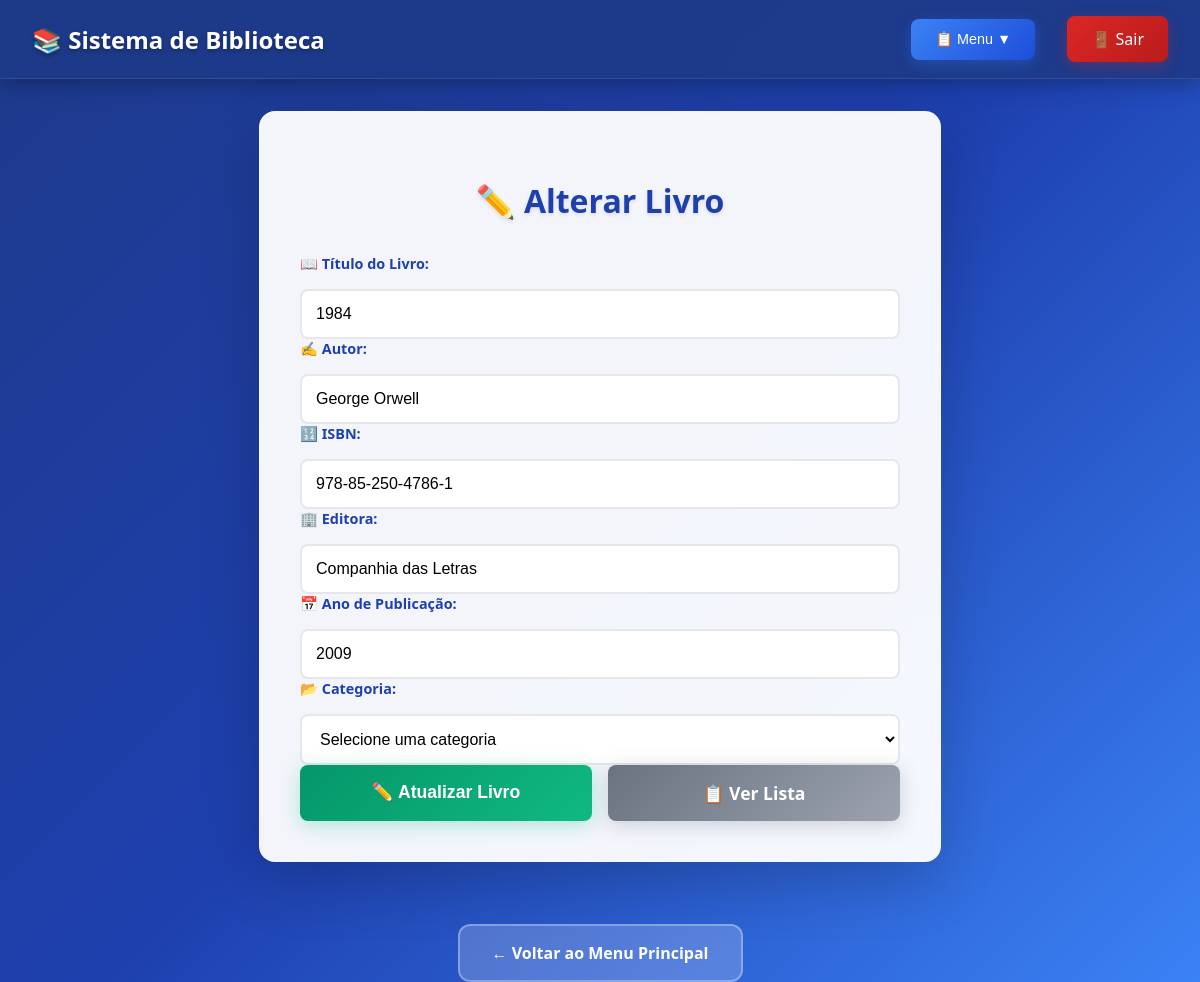
/alterar_produto.php?id_produto=3 (signed in), run on the app's committed database.
### tables this page shows
CREATE TABLE `produto` (
    id_produto INT AUTO_INCREMENT PRIMARY KEY,
    titulo VARCHAR(255) NOT NULL,
    autor VARCHAR(255) NOT NULL,
    isbn VARCHAR(20) UNIQUE,
    editora VARCHAR(100),
    ano_publicacao INT,
    categoria VARCHAR(50),
    data_cadastro TIMESTAMP DEFAULT CURRENT_TIMESTAMP
);

### alterar_produto.php (the view, shortened to what this page needs)
<?php
require_once 'conexao.php';
try {
    $pdo = new PDO('mysql:host=localhost;dbname=estoquebiblioteca', 'root', '');
    $pdo->setAttribute(PDO::ATTR_ERRMODE, PDO::ERRMODE_EXCEPTION);
} catch (PDOException $e) {
    die('Erro ao conectar ao banco de dados: ' . $e->getMessage());
}
$livro = null;
if (isset($_GET['id_produto'])) {
    $id = $_GET['id_produto'];
    $sql = "SELECT * FROM produto WHERE id_produto = :id_produto";
    $stmt = $pdo->prepare($sql);
    $stmt->bindParam(':id_produto', $id, PDO::PARAM_INT);
    $stmt->execute();
    $livro = $stmt->fetch(PDO::FETCH_ASSOC);
}
?>
<!DOCTYPE html>
<html lang="pt-BR">
<head>
</head>
<body>
    <header
        style="background: rgba(30, 58, 138, 0.95); backdrop-filter: blur(10px); padding: 1rem 2rem; box-shadow: 0 4px 20px rgba(0, 0, 0, 0.3); border-bottom: 1px solid rgba(255, 255, 255, 0.1);">
        <nav
            style="display: flex; justify-content: space-between; align-items: center; max-width: 1200px; margin: 0 auto;">
            <h1
                style="color: white; margin: 0; font-size: 1.5rem; font-weight: 600; text-shadow: 0 2px 4px rgba(0, 0, 0, 0.3);">
                📚 Sistema de Biblioteca
            </h1>
            <div style="display: flex; align-items: center; gap: 2rem;">
                <div style="position: relative; display: inline-block;">
                    <button onclick="toggleDropdown()"
                        style="background: linear-gradient(135deg, #3b82f6, #1d4ed8); color: white; border: none; padding: 0.75rem 1.5rem; border-radius: 8px; cursor: pointer; font-size: 0.9rem; font-weight: 500; transition: all 0.3s ease; box-shadow: 0 4px 15px rgba(59, 130, 246, 0.3);">
                        📋 Menu ▼
                    </button>
                </div>
                <a href="logout.php"
                    style="background: linear-gradient(135deg, #dc2626, #b91c1c); color: white; text-decoration: none; padding: 0.75rem 1.5rem; border-radius: 8px; font-weight: 500; transition: all 0.3s ease; box-shadow: 0 4px 15px rgba(220, 38, 38, 0.3);">
                    🚪 Sair
                </a>
            </div>
        </nav>
    </header>
    <main>
        <div class="container">
            <h2>✏️ Alterar Livro</h2>
            <?php if ($livro): ?>
                <form method="POST">
                    <div class="form-group">
                        <label for="titulo">📖 Título do Livro:</label>
                        <input type="text" id="titulo" name="titulo"
                            value="<?php echo htmlspecialchars($livro['titulo']); ?>" required>
                    </div>
                    <div class="form-group">
                        <label for="autor">✍️ Autor:</label>
                        <input type="text" id="autor" name="autor" value="<?php echo htmlspecialchars($livro['autor']); ?>"
                            required>
                    </div>
                    <div class="form-group">
                        <label for="isbn">🔢 ISBN:</label>
                        <input type="text" id="isbn" name="isbn" value="<?php echo htmlspecialchars($livro['isbn']); ?>"
                            required>
                    </div>
                    <div class="form-group">
                        <label for="editora">🏢 Editora:</label>
                        <input type="text" id="editora" name="editora"
                            value="<?php echo htmlspecialchars($livro['editora']); ?>" required>
                    </div>
                    <div class="form-group">
                        <label for="ano_publicacao">📅 Ano de Publicação:</label>
                        <input type="number" id="ano_publicacao" name="ano_publicacao"
                            value="<?php echo htmlspecialchars($livro['ano_publicacao']); ?>" min="1000"
                            max="<?php echo date('Y'); ?>" required>
                    </div>
                    <div class="form-group">
                        <label for="categoria">📂 Categoria:</label>
                        <select id="categoria" name="categoria" required>
                            <option value="">Selecione uma categoria</option>
                        </select>
                    </div>
                    <div class="btn-group">
                        <button type="submit" class="btn-primary">✏️ Atualizar Livro</button>
                        <a href="buscar_produto.php" class="btn-secondary">📋 Ver Lista</a>
                    </div>
                </form>
            <?php endif; ?>
        </div>
    </main>
    <center style="margin-top: 30px;">
            <a href="principal.php"
                style="display: inline-block; padding: 16px 32px; background: rgba(255, 255, 255, 0.2); color: #ffffff; text-decoration: none; border-radius: 12px; font-weight: 600; font-size: 16px; transition: all 0.3s ease; border: 2px solid rgba(255, 255, 255, 0.3); backdrop-filter: blur(10px);"
                onmouseover="this.style.background='rgba(255, 255, 255, 0.3)'; this.style.transform='translateY(-2px)'; this.style.boxShadow='0 8px 25px rgba(0, 0, 0, 0.2)';"
                onmouseout="this.style.background='rgba(255, 255, 255, 0.2)'; this.style.transform='translateY(0)'; this.style.boxShadow='none';">
                ← Voltar ao Menu Principal
            </a>
        </center>
</body>
</html>

### alterar_produto.php (style rules this page uses)
body { margin: 0; padding: 0; font-family: 'Segoe UI', Tahoma, Geneva, Verdana, sans-serif; background: linear-gradient(135deg, #1e3a8a 0%, #1e40af 50%, #3b82f6 100%); min-height: 100vh; color: #333; }
header { background: rgba(30, 58, 138, 0.95); backdrop-filter: blur(10px); padding: 1rem 2rem; box-shadow: 0 4px 20px rgba(0, 0, 0, 0.3); border-bottom: 1px solid rgba(255, 255, 255, 0.1); }
nav { display: flex; justify-content: space-between; align-items: center; max-width: 1200px; margin: 0 auto; }
h1 { color: white; margin: 0; font-size: 1.5rem; font-weight: 600; text-shadow: 0 2px 4px rgba(0, 0, 0, 0.3); }
button, a { text-decoration: none; font-weight: 500; }
main { display: flex; justify-content: center; align-items: center; min-height: calc(100vh - 100px); padding: 2rem; }
.container { background: rgba(255, 255, 255, 0.95); backdrop-filter: blur(10px); padding: 2.5rem; border-radius: 16px; box-shadow: 0 20px 60px rgba(0, 0, 0, 0.2); width: 100%; max-width: 600px; border: 1px solid rgba(255, 255, 255, 0.2); }
h2 { text-align: center; color: #1e40af; margin-bottom: 2rem; font-size: 2rem; font-weight: 600; text-shadow: 0 2px 4px rgba(0, 0, 0, 0.1); }
label { font-weight: 600; color: #1e40af; font-size: 0.9rem; display: block; margin-bottom: 0.5rem; }
input, select { padding: 0.875rem; border: 2px solid #e5e7eb; border-radius: 8px; font-size: 1rem; transition: all 0.3s ease; background: white; width: 100%; box-sizing: border-box; }
.form-group { display: flex; flex-direction: column; gap: 0.5rem; }
.btn-group { display: flex; gap: 1rem; width: 100%; box-sizing: border-box; }
.btn-primary { flex: 1; background: linear-gradient(135deg, #059669, #10b981); color: white; border: none; padding: 1rem; border-radius: 8px; font-size: 1.1rem; font-weight: 600; cursor: pointer; transition: all 0.3s ease; box-shadow: 0 4px 20px rgba(16, 185, 129, 0.3); display: flex; align-items: center; justify-content: center; gap: 0.5rem; }
.btn-secondary { flex: 1; background: linear-gradient(135deg, #6b7280, #9ca3af); color: white; text-decoration: none; padding: 1rem; border-radius: 8px; font-size: 1.1rem; font-weight: 600; text-align: center; display: flex; align-items: center; justify-content: center; gap: 0.5rem; transition: all 0.3s ease; box-shadow: 0 4px 20px rgba(107, 114, 128, 0.3); }

### data on the page
produto: titulo "1984", autor "George Orwell", isbn "978-85-250-4786-1", editora "Companhia das Letras", ano_publicacao "2009"
